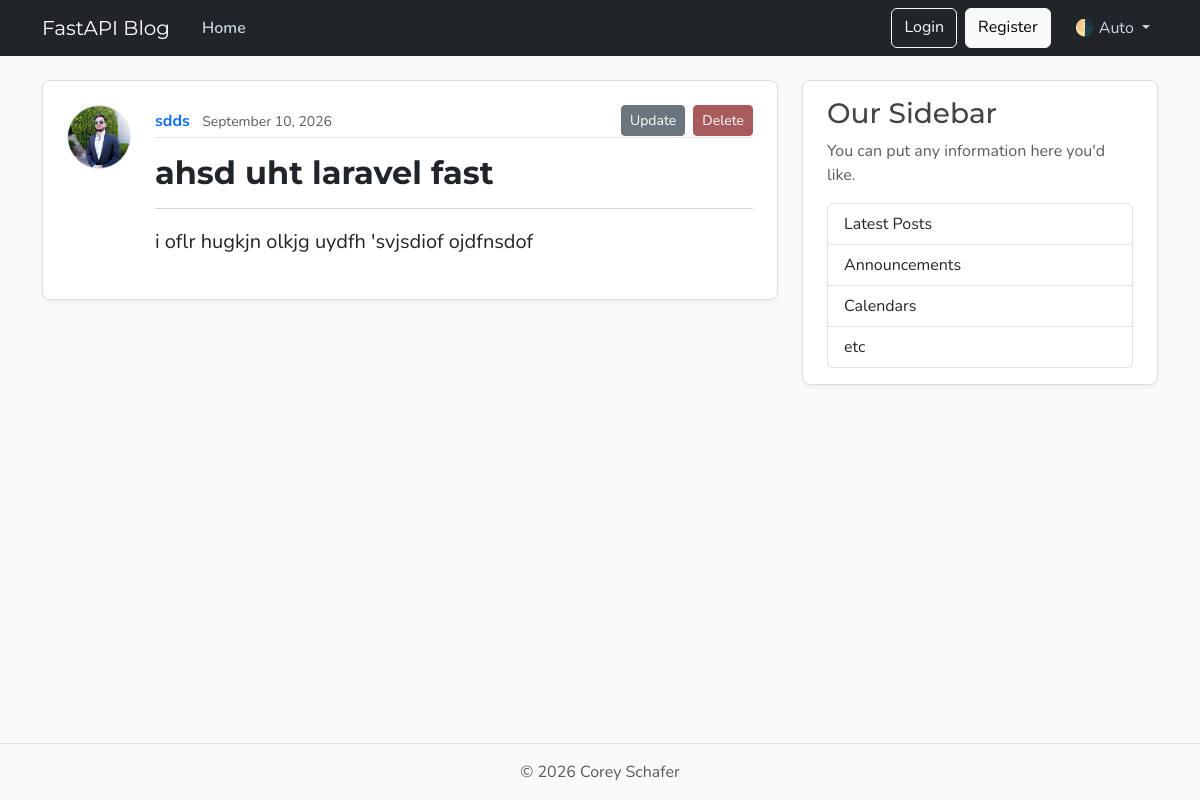
Page /posts/3 on the committed database.
### schemas/model.py (models this page shows, shortened)
class User(Base):
    __tablename__ = "users"
    id: Mapped[int] = mapped_column(Integer, primary_key=True, index=True)
    username: Mapped[str] = mapped_column(String(50), unique=True, nullable=False)
    email: Mapped[str] = mapped_column(String(120), unique=True, nullable=False)
    image_file: Mapped[str | None] = mapped_column(String(200), nullable=True, default=None)
    posts: Mapped[list[Post]] = relationship("Post", back_populates="author")

class Post(Base):
    __tablename__ = "posts"
    id: Mapped[int] = mapped_column(Integer, primary_key=True, index=True)
    title: Mapped[str] = mapped_column(String(100), nullable=False)
    content: Mapped[str] = mapped_column(Text, nullable=False)
    user_id: Mapped[int] = mapped_column(ForeignKey("users.id"), nullable=False, index=True)
    date_posted: Mapped[datetime] = mapped_column(
        DateTime(timezone=True),
        default=lambda: datetime.now(timezone.utc),
    )
    author: Mapped[User] = relationship("User", back_populates="posts")

### main.py (the view)
@app.get("/posts/{post_id}", include_in_schema=False, name="post_page")
async def get_post_page(request: Request, post_id: int, db: Annotated[AsyncSession, Depends(get_db)]):
    result = await db.execute(
        select(schemas.model.Post)
        .where(schemas.model.Post.id == post_id)
        .options(selectinload(schemas.model.Post.author))
    )
    post = result.scalars().first()
    if not post:
        raise HTTPException(status_code=status.HTTP_404_NOT_FOUND, detail="Post not found")
    return templates.TemplateResponse(
        request, "index.html", {"post": post, "title": post.title}
    )

### templates/index.html (shortened to what this page needs)
{% extends "layout.html" %}
{% block content %}
    <article class="content-section py-4 px-4 mb-4">
        <div class="d-flex align-items-start gap-4">
            <img class="rounded-circle article-img flex-shrink-0"
                 src="{{ post.author.image_path }}"
                 alt="{{ post.author.username }}'s profile picture"
                 width="64"
                 height="64"
                 loading="lazy">
            <div class="flex-grow-1">
                <div class="article-metadata mb-3 d-flex justify-content-between align-items-center">
                    <div>
                        <a class="me-2 fw-bold text-decoration-none" href="{{ url_for('user_posts', user_id=post.author.id) }}">
                            {{ post.author.username }}
                        </a>
                        <small class="text-body-secondary">{{ post.date_posted.strftime("%B %d, %Y") }}</small>
                    </div>
                    <div>
                        <a class="btn btn-secondary btn-sm me-1" href="{{ url_for('update_post', post_id=post.id) }}">Update</a>
                        <button type="button" class="btn btn-danger btn-sm" data-bs-toggle="modal" data-bs-target="#deleteModal">Delete</button>
                    </div>
                </div>
                <h1 class="article-title text-body mb-3 fs-2 fw-bold">
                    {{ post.title }}
                </h1>
                <hr class="text-body-secondary">
                <p class="article-content text-body fs-5 mt-3 text-wrap" style="line-height: 1.7; white-space: pre-wrap;">
                    {{ post.content }}
                </p>
            </div>
        </div>
    </article>
{% endblock content %}

### static/css/main.css (style rules this page uses)
:root { --font-heading: "Montserrat", system-ui, -apple-system, BlinkMacSystemFont, sans-serif; --font-body: "Nunito", system-ui, -apple-system, BlinkMacSystemFont, sans-serif; --color-bg-body: #fafafa; --color-bg-content: #ffffff; --color-text-primary: #333333; --color-text-heading: #444444; --color-steel: #527c9f; --color-nav-link: #cbd5db; --color-nav-link-hover: #ffffff; --color-link-hover: #428bca; --color-border: #dddddd; --color-border-light: #e3e3e3; --spacing-xl: 5rem; --article-img-size: 4rem; --account-img-size: 7.813rem; }
body { font-family: var(--font-body); background: var(--color-bg-body); color: var(--color-text-primary); }
h1, h2, h3, h4, h5, h6 { font-family: var(--font-heading); color: var(--color-text-heading); }
a { text-decoration: none; }
.content-section { background: var(--color-bg-content); border: 1px solid var(--color-border); border-radius: 0.5rem; box-shadow: 0 2px 4px rgba(15, 23, 42, 0.05); transition: box-shadow 0.15s ease, transform 0.15s ease, border-color 0.15s ease; }
.article-title { color: var(--color-text-heading); transition: color 0.2s ease-in-out; }
.article-content { white-space: pre-line; font-size: 1.25rem; }
.article-img { height: var(--article-img-size); width: var(--article-img-size); flex-shrink: 0; object-fit: cover; border: 1px solid var(--color-border-light); box-shadow: 0 0 0 2px var(--color-bg-content); }
.article-metadata { padding-bottom: 0.063rem; border-bottom: 1px solid var(--color-border-light); }
.article-metadata a { transition: color 0.2s ease-in-out; }
.btn-danger { --bs-btn-color: #fff; --bs-btn-bg: #a85b5b; --bs-btn-border-color: #a85b5b; --bs-btn-hover-color: #fff; --bs-btn-hover-bg: #924e4e; --bs-btn-hover-border-color: #874848; --bs-btn-active-color: #fff; --bs-btn-active-bg: #874848; --bs-btn-active-border-color: #7c4242; }

### rows in the picture
User: author.image_path (picture), author.username "sdds"
Post: date_posted "September 10, 2026", title "ahsd uht laravel fast", content "i oflr hugkjn olkjg uydfh 'svjsdiof ojdfnsdof"
